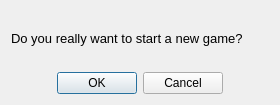
<?xml version="1.0" encoding="UTF-8"?>
<ui version="4.0">
 <class>NewGameDialog</class>
 <widget class="QDialog" name="NewGameDialog">
  <property name="geometry">
   <rect>
    <x>0</x>
    <y>0</y>
    <width>280</width>
    <height>105</height>
   </rect>
  </property>
  <property name="windowTitle">
   <string>Start a new game</string>
  </property>
  <layout class="QHBoxLayout" name="horizontalLayout">
   <item>
    <layout class="QVBoxLayout" name="verticalLayout">
     <item>
      <widget class="QLabel" name="label">
       <property name="text">
        <string>&lt;html&gt;&lt;head/&gt;&lt;body&gt;&lt;p&gt;&lt;span style=&quot; font-size:10pt;&quot;&gt;Do you really want to start a new game?&lt;/span&gt;&lt;/p&gt;&lt;/body&gt;&lt;/html&gt;</string>
       </property>
       <property name="wordWrap">
        <bool>false</bool>
       </property>
      </widget>
     </item>
     <item>
      <widget class="QDialogButtonBox" name="buttonBox">
       <property name="orientation">
        <enum>Qt::Horizontal</enum>
       </property>
       <property name="standardButtons">
        <set>QDialogButtonBox::Cancel|QDialogButtonBox::Ok</set>
       </property>
       <property name="centerButtons">
        <bool>true</bool>
       </property>
      </widget>
     </item>
    </layout>
   </item>
  </layout>
 </widget>
 <resources/>
 <connections>
  <connection>
   <sender>buttonBox</sender>
   <signal>accepted()</signal>
   <receiver>NewGameDialog</receiver>
   <slot>accept()</slot>
   <hints>
    <hint type="sourcelabel">
     <x>248</x>
     <y>254</y>
    </hint>
    <hint type="destinationlabel">
     <x>157</x>
     <y>274</y>
    </hint>
   </hints>
  </connection>
  <connection>
   <sender>buttonBox</sender>
   <signal>rejected()</signal>
   <receiver>NewGameDialog</receiver>
   <slot>reject()</slot>
   <hints>
    <hint type="sourcelabel">
     <x>316</x>
     <y>260</y>
    </hint>
    <hint type="destinationlabel">
     <x>286</x>
     <y>274</y>
    </hint>
   </hints>
  </connection>
 </connections>
</ui>
